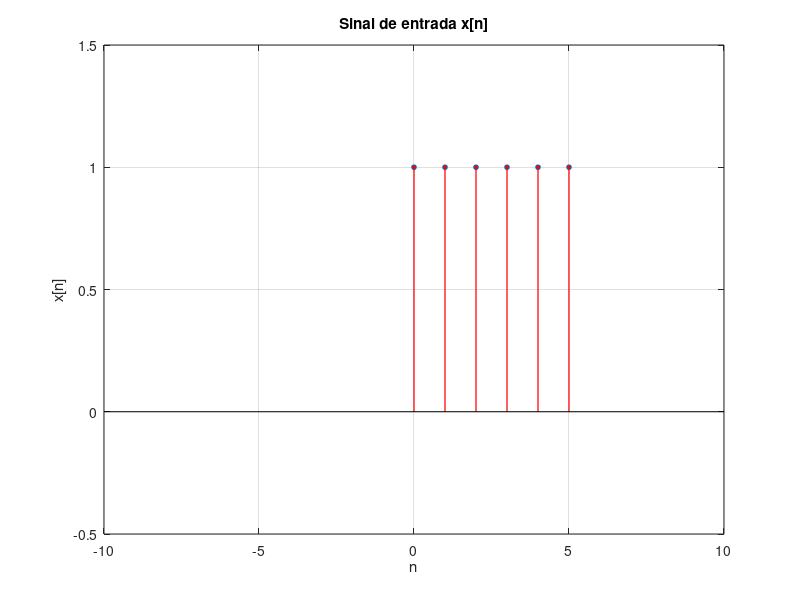
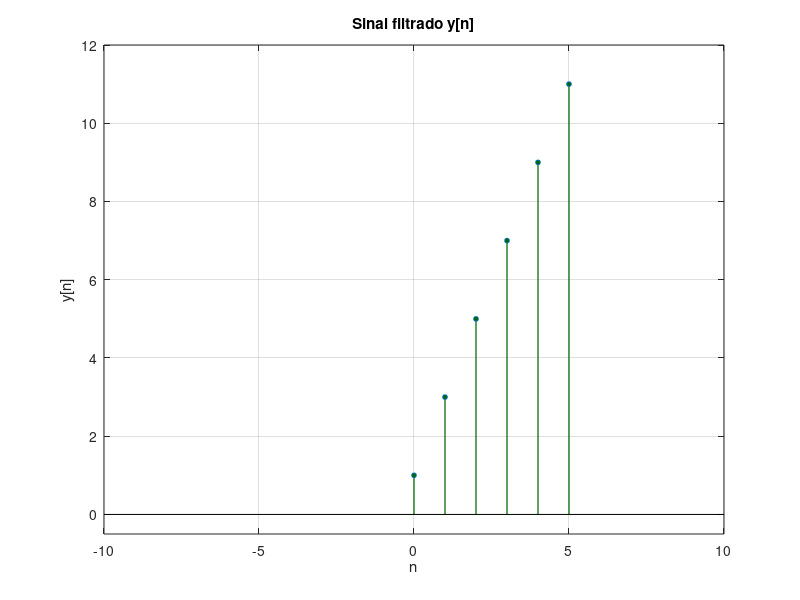

Write MATLAB code to recreate these figures, in order.
% SISTEMAS LINEARES 2023.1
% ANTONIO ERALDO CAETANO MARTINS - 415221 

clc
clear
close all

% Questão 02:

n = 0:5; % Intervalo de valores de n = {0,1,2,3,4,5}
x = zeros(size(n)); 
x(n+1) = 1; % Atribuindo o valor 1 para os valores de x[n]

figure('Position', [50, 100, 600, 500]);
stem(n, x, 'o', 'Color', 'r', 'LineWidth', 0.9, 'MarkerSize', 3.5, 'MarkerFaceColor', 'r');
grid on;
xlabel('n');
ylabel('x[n]');
title('Sinal de entrada x[n]');
axis([-10 10 -0.5 1.5]);


% Questão 03:

% Coeficientes da equação de diferenças: y[n] - y[n-1] = x[n] + x[n-1]
B = [1 1];
A = [1 -1];

% Filtrando o sinal de entrada usando a equação de diferenças
y = filter(B,A,x);

figure('Position', [700, 100, 600, 500]);
stem(n, y, 'o', 'Color', [0, 0.4, 0], 'LineWidth', 0.9, 'MarkerSize', 3.5, 'MarkerFaceColor', [0, 0.4, 0]);
grid on;
xlabel('n');
ylabel('y[n]');
title('Sinal filtrado y[n]');
axis([-10 10 -0.5 12]);
